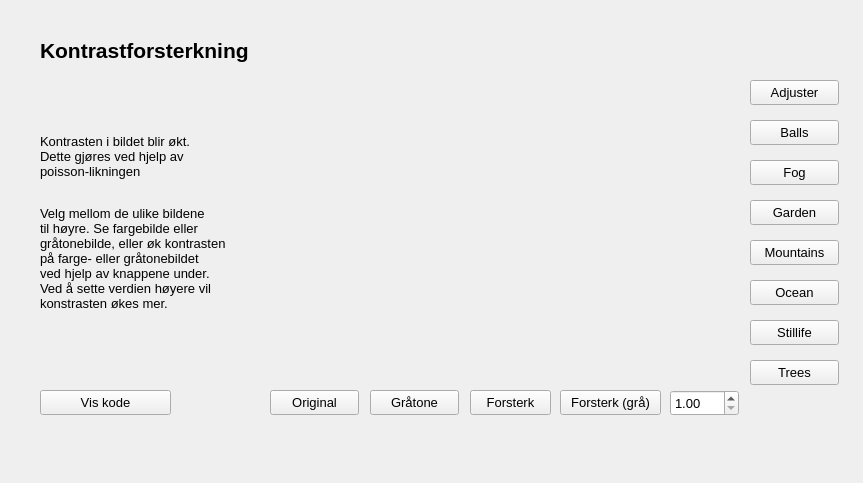
<?xml version="1.0" encoding="UTF-8"?>
<ui version="4.0">
 <class>Form</class>
 <widget class="QWidget" name="Form">
  <property name="geometry">
   <rect>
    <x>0</x>
    <y>0</y>
    <width>863</width>
    <height>483</height>
   </rect>
  </property>
  <property name="windowTitle">
   <string>Form</string>
  </property>
  <widget class="QPushButton" name="contrastOrigGray">
   <property name="geometry">
    <rect>
     <x>370</x>
     <y>390</y>
     <width>89</width>
     <height>25</height>
    </rect>
   </property>
   <property name="font">
    <font>
     <pointsize>10</pointsize>
    </font>
   </property>
   <property name="text">
    <string>Gråtone</string>
   </property>
  </widget>
  <widget class="QPushButton" name="garden">
   <property name="geometry">
    <rect>
     <x>750</x>
     <y>200</y>
     <width>89</width>
     <height>25</height>
    </rect>
   </property>
   <property name="font">
    <font>
     <pointsize>10</pointsize>
    </font>
   </property>
   <property name="text">
    <string>Garden</string>
   </property>
  </widget>
  <widget class="QPushButton" name="ocean">
   <property name="geometry">
    <rect>
     <x>750</x>
     <y>280</y>
     <width>89</width>
     <height>25</height>
    </rect>
   </property>
   <property name="font">
    <font>
     <pointsize>10</pointsize>
    </font>
   </property>
   <property name="text">
    <string>Ocean</string>
   </property>
  </widget>
  <widget class="QPushButton" name="stillife">
   <property name="geometry">
    <rect>
     <x>750</x>
     <y>320</y>
     <width>89</width>
     <height>25</height>
    </rect>
   </property>
   <property name="font">
    <font>
     <pointsize>10</pointsize>
    </font>
   </property>
   <property name="text">
    <string>Stillife</string>
   </property>
  </widget>
  <widget class="QPushButton" name="contrastColour">
   <property name="geometry">
    <rect>
     <x>470</x>
     <y>390</y>
     <width>81</width>
     <height>25</height>
    </rect>
   </property>
   <property name="font">
    <font>
     <pointsize>10</pointsize>
    </font>
   </property>
   <property name="text">
    <string>Forsterk</string>
   </property>
  </widget>
  <widget class="QDoubleSpinBox" name="constant">
   <property name="geometry">
    <rect>
     <x>670</x>
     <y>390</y>
     <width>69</width>
     <height>26</height>
    </rect>
   </property>
   <property name="font">
    <font>
     <pointsize>10</pointsize>
    </font>
   </property>
   <property name="toolTipDuration">
    <number>-1</number>
   </property>
   <property name="decimals">
    <number>2</number>
   </property>
   <property name="minimum">
    <double>1.000000000000000</double>
   </property>
   <property name="maximum">
    <double>4.000000000000000</double>
   </property>
   <property name="singleStep">
    <double>0.250000000000000</double>
   </property>
  </widget>
  <widget class="QPushButton" name="contrastOriginal">
   <property name="geometry">
    <rect>
     <x>270</x>
     <y>390</y>
     <width>89</width>
     <height>25</height>
    </rect>
   </property>
   <property name="font">
    <font>
     <pointsize>10</pointsize>
    </font>
   </property>
   <property name="text">
    <string>Original</string>
   </property>
  </widget>
  <widget class="QLabel" name="glattingOverskrift">
   <property name="geometry">
    <rect>
     <x>40</x>
     <y>20</y>
     <width>761</width>
     <height>61</height>
    </rect>
   </property>
   <property name="font">
    <font>
     <pointsize>16</pointsize>
     <weight>75</weight>
     <italic>false</italic>
     <bold>true</bold>
     <underline>false</underline>
    </font>
   </property>
   <property name="text">
    <string>Kontrastforsterkning</string>
   </property>
  </widget>
  <widget class="QPushButton" name="mountains">
   <property name="geometry">
    <rect>
     <x>750</x>
     <y>240</y>
     <width>89</width>
     <height>25</height>
    </rect>
   </property>
   <property name="font">
    <font>
     <pointsize>10</pointsize>
    </font>
   </property>
   <property name="text">
    <string>Mountains</string>
   </property>
  </widget>
  <widget class="QLabel" name="label_12">
   <property name="geometry">
    <rect>
     <x>40</x>
     <y>120</y>
     <width>231</width>
     <height>221</height>
    </rect>
   </property>
   <property name="font">
    <font>
     <pointsize>10</pointsize>
    </font>
   </property>
   <property name="text">
    <string>&lt;html&gt;&lt;head/&gt;&lt;body&gt;&lt;p&gt;Kontrasten i bildet blir økt. &lt;br/&gt;Dette gjøres ved hjelp av &lt;br/&gt;poisson-likningen&lt;/p&gt;&lt;p&gt;&lt;br/&gt;Velg mellom de ulike bildene&lt;br/&gt;til høyre. Se fargebilde eller &lt;br/&gt;gråtonebilde, eller øk kontrasten &lt;br/&gt;på farge- eller gråtonebildet &lt;br/&gt;ved hjelp av knappene under. &lt;br/&gt;Ved å sette verdien høyere vil&lt;br/&gt;konstrasten økes mer.&lt;br/&gt;&lt;/p&gt;&lt;/body&gt;&lt;/html&gt;</string>
   </property>
  </widget>
  <widget class="QPushButton" name="balls">
   <property name="geometry">
    <rect>
     <x>750</x>
     <y>120</y>
     <width>89</width>
     <height>25</height>
    </rect>
   </property>
   <property name="font">
    <font>
     <pointsize>10</pointsize>
    </font>
   </property>
   <property name="text">
    <string>Balls</string>
   </property>
  </widget>
  <widget class="QPushButton" name="adjuster">
   <property name="geometry">
    <rect>
     <x>750</x>
     <y>80</y>
     <width>89</width>
     <height>25</height>
    </rect>
   </property>
   <property name="font">
    <font>
     <pointsize>10</pointsize>
    </font>
   </property>
   <property name="text">
    <string>Adjuster</string>
   </property>
  </widget>
  <widget class="QPushButton" name="contrastCode">
   <property name="geometry">
    <rect>
     <x>40</x>
     <y>390</y>
     <width>131</width>
     <height>25</height>
    </rect>
   </property>
   <property name="font">
    <font>
     <pointsize>10</pointsize>
    </font>
   </property>
   <property name="text">
    <string>Vis kode</string>
   </property>
  </widget>
  <widget class="QPushButton" name="fog">
   <property name="geometry">
    <rect>
     <x>750</x>
     <y>160</y>
     <width>89</width>
     <height>25</height>
    </rect>
   </property>
   <property name="font">
    <font>
     <pointsize>10</pointsize>
    </font>
   </property>
   <property name="text">
    <string>Fog</string>
   </property>
  </widget>
  <widget class="QPushButton" name="trees">
   <property name="geometry">
    <rect>
     <x>750</x>
     <y>360</y>
     <width>89</width>
     <height>25</height>
    </rect>
   </property>
   <property name="font">
    <font>
     <pointsize>10</pointsize>
    </font>
   </property>
   <property name="text">
    <string>Trees</string>
   </property>
  </widget>
  <widget class="QPushButton" name="contrastGray">
   <property name="geometry">
    <rect>
     <x>560</x>
     <y>390</y>
     <width>101</width>
     <height>25</height>
    </rect>
   </property>
   <property name="font">
    <font>
     <pointsize>10</pointsize>
    </font>
   </property>
   <property name="text">
    <string>Forsterk (grå)</string>
   </property>
  </widget>
  <widget class="QLabel" name="contrastImg">
   <property name="geometry">
    <rect>
     <x>270</x>
     <y>76</y>
     <width>471</width>
     <height>301</height>
    </rect>
   </property>
   <property name="text">
    <string/>
   </property>
   <property name="pixmap">
    <pixmap>../../../hdr-bilder/Adjuster/Adjuster_00032.png</pixmap>
   </property>
   <property name="scaledContents">
    <bool>true</bool>
   </property>
  </widget>
 </widget>
 <resources/>
 <connections/>
</ui>
